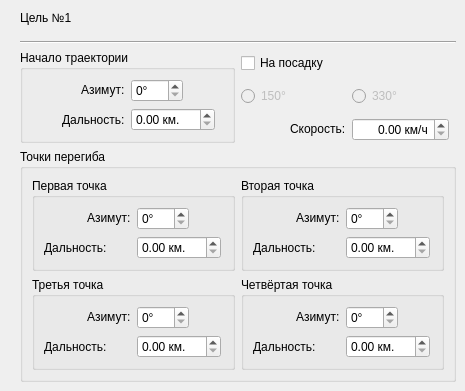
    <widget class="QWidget" name="page">
     <widget class="QWidget" name="layoutWidget">
      <property name="geometry">
       <rect>
        <x>20</x>
        <y>0</y>
        <width>436</width>
        <height>382</height>
       </rect>
      </property>
      <layout class="QGridLayout" name="LayoutTarget1">
       <item row="0" column="0" alignment="Qt::AlignLeft">
        <widget class="QLabel" name="LabelTarget1">
         <property name="text">
          <string>Цель №1</string>
         </property>
        </widget>
       </item>
       <item row="1" column="0">
        <widget class="Line" name="Line1">
         <property name="orientation">
          <enum>Qt::Horizontal</enum>
         </property>
        </widget>
       </item>
       <item row="2" column="0">
        <layout class="QGridLayout" name="LayoutTrajectoryStart1">
         <item row="0" column="0">
          <widget class="QGroupBox" name="TargetStart1">
           <property name="title">
            <string>Начало траектории</string>
           </property>
           <layout class="QGridLayout" name="gridLayout_2">
            <item row="0" column="0">
             <layout class="QGridLayout" name="LayoutAzimuthRangeStart1">
              <item row="0" column="0" alignment="Qt::AlignRight|Qt::AlignVCenter">
               <widget class="QLabel" name="LabelTargetAzimuthStart1">
                <property name="text">
                 <string>Азимут:</string>
                </property>
               </widget>
              </item>
              <item row="0" column="1" alignment="Qt::AlignLeft|Qt::AlignVCenter">
               <widget class="QSpinBox" name="TargetAzimuthStart1">
                <property name="suffix">
                 <string>°</string>
                </property>
                <property name="maximum">
                 <number>360</number>
                </property>
               </widget>
              </item>
              <item row="1" column="1" alignment="Qt::AlignLeft|Qt::AlignVCenter">
               <widget class="QDoubleSpinBox" name="TargetRangeStart1">
                <property name="suffix">
                 <string> км.</string>
                </property>
                <property name="maximum">
                 <double>150.000000000000000</double>
                </property>
               </widget>
              </item>
              <item row="1" column="0" alignment="Qt::AlignRight">
               <widget class="QLabel" name="LabelTargetRangeStart1">
                <property name="text">
                 <string>Дальность:</string>
                </property>
               </widget>
              </item>
             </layout>
            </item>
           </layout>
          </widget>
         </item>
         <item row="0" column="1">
          <layout class="QGridLayout" name="LayoutOptions1">
           <item row="1" column="0">
            <layout class="QGridLayout" name="LayoutSide1">
             <item row="0" column="0" alignment="Qt::AlignLeft|Qt::AlignVCenter">
              <widget class="QRadioButton" name="TargetGoHome1501">
               <property name="enabled">
                <bool>false</bool>
               </property>
               <property name="text">
                <string>150°</string>
               </property>
              </widget>
             </item>
             <item row="0" column="1" alignment="Qt::AlignLeft|Qt::AlignVCenter">
              <widget class="QRadioButton" name="TargetGoHome3301">
               <property name="enabled">
                <bool>false</bool>
               </property>
               <property name="text">
                <string>330°</string>
               </property>
              </widget>
             </item>
            </layout>
           </item>
           <item row="0" column="0" alignment="Qt::AlignLeft|Qt::AlignVCenter">
            <widget class="QCheckBox" name="TargetGoHome1">
             <property name="cursor">
              <cursorShape>PointingHandCursor</cursorShape>
             </property>
             <property name="text">
              <string>На посадку</string>
             </property>
            </widget>
           </item>
           <item row="2" column="0">
            <layout class="QGridLayout" name="LayoutSpeed1">
             <item row="0" column="1" alignment="Qt::AlignLeft|Qt::AlignVCenter">
              <widget class="QDoubleSpinBox" name="TargetSpeed1">
               <property name="alignment">
                <set>Qt::AlignRight|Qt::AlignTrailing|Qt::AlignVCenter</set>
               </property>
               <property name="suffix">
                <string> км/ч</string>
               </property>
               <property name="maximum">
                <double>1200.000000000000000</double>
               </property>
              </widget>
             </item>
             <item row="0" column="0" alignment="Qt::AlignRight|Qt::AlignVCenter">
              <widget class="QLabel" name="LabelSpeedTarget1">
               <property name="text">
                <string>Скорость:</string>
               </property>
              </widget>
             </item>
            </layout>
           </item>
          </layout>
         </item>
        </layout>
       </item>
       <item row="3" column="0">
        <widget class="QGroupBox" name="TargetExtremums1">
         <property name="title">
          <string>Точки перегиба</string>
         </property>
         <layout class="QGridLayout" name="gridLayout_9">
          <item row="0" column="0">
           <widget class="QGroupBox" name="TargetExtremumFirst1">
            <property name="title">
             <string>Первая точка</string>
            </property>
            <layout class="QGridLayout" name="gridLayout_16">
             <item row="0" column="0">
              <layout class="QGridLayout" name="LayoutExtremumFirst1">
               <item row="0" column="0" alignment="Qt::AlignRight|Qt::AlignVCenter">
                <widget class="QLabel" name="LabelTargetAzimuthExtremumFirst1">
                 <property name="text">
                  <string>Азимут:</string>
                 </property>
                </widget>
               </item>
               <item row="0" column="1" alignment="Qt::AlignLeft|Qt::AlignVCenter">
                <widget class="QSpinBox" name="TargetAzimuthExtremumFirst1">
                 <property name="suffix">
                  <string>°</string>
                 </property>
                 <property name="maximum">
                  <number>360</number>
                 </property>
                </widget>
               </item>
               <item row="1" column="0">
                <widget class="QLabel" name="LabelTargetRangeExtremumFirst1">
                 <property name="text">
                  <string>Дальность:</string>
                 </property>
                </widget>
               </item>
               <item row="1" column="1" alignment="Qt::AlignLeft|Qt::AlignVCenter">
                <widget class="QDoubleSpinBox" name="TargetRangeExtremumFirst1">
                 <property name="suffix">
                  <string> км.</string>
                 </property>
                 <property name="maximum">
                  <double>150.000000000000000</double>
                 </property>
                </widget>
               </item>
              </layout>
             </item>
            </layout>
           </widget>
          </item>
          <item row="0" column="1">
           <widget class="QGroupBox" name="TargetExtremumSecond1">
            <property name="title">
             <string>Вторая точка</string>
            </property>
            <layout class="QGridLayout" name="gridLayout_12">
             <item row="0" column="0">
              <layout class="QGridLayout" name="LayoutExtremumSecond1">
               <item row="0" column="0" alignment="Qt::AlignRight|Qt::AlignVCenter">
                <widget class="QLabel" name="LabelTargetAzimuthExtremumSecond1">
                 <property name="text">
                  <string>Азимут:</string>
                 </property>
                </widget>
               </item>
               <item row="0" column="1" alignment="Qt::AlignLeft|Qt::AlignVCenter">
                <widget class="QSpinBox" name="TargetAzimuthExtremumSecond1">
                 <property name="suffix">
                  <string>°</string>
                 </property>
                 <property name="maximum">
                  <number>360</number>
                 </property>
                </widget>
               </item>
               <item row="1" column="0">
                <widget class="QLabel" name="LabelTargetRangeExtremumSecond1">
                 <property name="text">
                  <string>Дальность:</string>
                 </property>
                </widget>
               </item>
               <item row="1" column="1" alignment="Qt::AlignLeft|Qt::AlignVCenter">
                <widget class="QDoubleSpinBox" name="TargetRangeExtremumSecond1">
                 <property name="suffix">
                  <string> км.</string>
                 </property>
                 <property name="maximum">
                  <double>150.000000000000000</double>
                 </property>
                </widget>
               </item>
              </layout>
             </item>
            </layout>
           </widget>
          </item>
          <item row="1" column="0">
           <widget class="QGroupBox" name="TargetExtremumThird1">
            <property name="title">
             <string>Третья точка</string>
            </property>
            <layout class="QGridLayout" name="gridLayout_13">
             <item row="0" column="0">
              <layout class="QGridLayout" name="LayoutExtremumThird1">
               <item row="0" column="0" alignment="Qt::AlignRight|Qt::AlignVCenter">
                <widget class="QLabel" name="LabelTargetAzimuthExtremumThird1">
                 <property name="text">
                  <string>Азимут:</string>
                 </property>
                </widget>
               </item>
               <item row="0" column="1" alignment="Qt::AlignLeft|Qt::AlignVCenter">
                <widget class="QSpinBox" name="TargetAzimuthExtremumThird1">
                 <property name="suffix">
                  <string>°</string>
                 </property>
                 <property name="maximum">
                  <number>360</number>
                 </property>
                </widget>
               </item>
               <item row="1" column="0">
                <widget class="QLabel" name="LabelTargetRangeExtremumThird1">
                 <property name="text">
                  <string>Дальность:</string>
                 </property>
                </widget>
               </item>
               <item row="1" column="1" alignment="Qt::AlignLeft|Qt::AlignVCenter">
                <widget class="QDoubleSpinBox" name="TargetRangeExtremumThird1">
                 <property name="suffix">
                  <string> км.</string>
                 </property>
                 <property name="maximum">
                  <double>150.000000000000000</double>
                 </property>
                </widget>
               </item>
              </layout>
             </item>
            </layout>
           </widget>
          </item>
          <item row="1" column="1">
           <widget class="QGroupBox" name="TargetExtremumFourth1">
            <property name="title">
             <string>Четвёртая точка</string>
            </property>
            <layout class="QGridLayout" name="gridLayout_14">
             <item row="0" column="0">
              <layout class="QGridLayout" name="LayoutExtremumFourth1">
               <item row="1" column="0">
                <widget class="QLabel" name="LabelTargetRangeExtremumFourth1">
                 <property name="text">
                  <string>Дальность:</string>
                 </property>
                </widget>
               </item>
               <item row="0" column="1" alignment="Qt::AlignLeft|Qt::AlignVCenter">
                <widget class="QSpinBox" name="TargetAzimuthExtremumFourth1">
                 <property name="suffix">
                  <string>°</string>
                 </property>
                 <property name="maximum">
                  <number>360</number>
                 </property>
                </widget>
               </item>
               <item row="0" column="0" alignment="Qt::AlignRight|Qt::AlignVCenter">
                <widget class="QLabel" name="LabelTargetAzimuthExtremumFourth1">
                 <property name="text">
                  <string>Азимут:</string>
                 </property>
                </widget>
               </item>
               <item row="1" column="1" alignment="Qt::AlignLeft|Qt::AlignVCenter">
                <widget class="QDoubleSpinBox" name="TargetRangeExtremumFourth1">
                 <property name="suffix">
                  <string> км.</string>
                 </property>
                 <property name="maximum">
                  <double>150.000000000000000</double>
                 </property>
                </widget>
               </item>
              </layout>
             </item>
            </layout>
           </widget>
          </item>
         </layout>
        </widget>
       </item>
      </layout>
     </widget>
    </widget>
